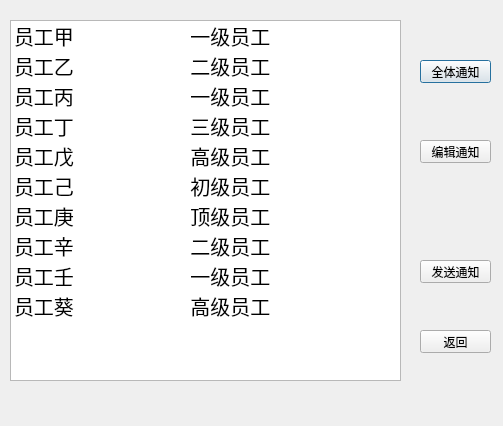
<?xml version="1.0" encoding="UTF-8"?>
<ui version="4.0">
 <class>InforDialog</class>
 <widget class="QDialog" name="InforDialog">
  <property name="geometry">
   <rect>
    <x>0</x>
    <y>0</y>
    <width>503</width>
    <height>426</height>
   </rect>
  </property>
  <property name="windowTitle">
   <string>Dialog</string>
  </property>
  <widget class="QListWidget" name="listWidget">
   <property name="geometry">
    <rect>
     <x>10</x>
     <y>20</y>
     <width>391</width>
     <height>361</height>
    </rect>
   </property>
   <item>
    <property name="text">
     <string>员工甲                     一级员工</string>
    </property>
    <property name="font">
     <font>
      <pointsize>15</pointsize>
     </font>
    </property>
    <property name="icon">
     <iconset resource="Resources.qrc">
      <normaloff>:/image/lisi.png</normaloff>:/image/lisi.png</iconset>
    </property>
    <property name="flags">
     <set>ItemIsSelectable|ItemIsUserCheckable|ItemIsEnabled</set>
    </property>
   </item>
   <item>
    <property name="text">
     <string>员工乙                     二级员工</string>
    </property>
    <property name="font">
     <font>
      <pointsize>15</pointsize>
     </font>
    </property>
    <property name="icon">
     <iconset resource="Resources.qrc">
      <normaloff>:/image/wujiu.png</normaloff>:/image/wujiu.png</iconset>
    </property>
   </item>
   <item>
    <property name="text">
     <string>员工丙                     一级员工</string>
    </property>
    <property name="font">
     <font>
      <pointsize>15</pointsize>
     </font>
    </property>
    <property name="icon">
     <iconset resource="Resources.qrc">
      <normaloff>:/image/sunqi.png</normaloff>:/image/sunqi.png</iconset>
    </property>
   </item>
   <item>
    <property name="text">
     <string>员工丁                     三级员工</string>
    </property>
    <property name="font">
     <font>
      <pointsize>15</pointsize>
     </font>
    </property>
    <property name="icon">
     <iconset resource="Resources.qrc">
      <normaloff>:/image/zhaoliu.png</normaloff>:/image/zhaoliu.png</iconset>
    </property>
   </item>
   <item>
    <property name="text">
     <string>员工戊                     高级员工</string>
    </property>
    <property name="font">
     <font>
      <pointsize>15</pointsize>
     </font>
    </property>
    <property name="icon">
     <iconset resource="Resources.qrc">
      <normaloff>:/image/wangwu.png</normaloff>:/image/wangwu.png</iconset>
    </property>
   </item>
   <item>
    <property name="text">
     <string>员工己                     初级员工</string>
    </property>
    <property name="font">
     <font>
      <pointsize>15</pointsize>
     </font>
    </property>
    <property name="background">
     <brush brushstyle="NoBrush">
      <color alpha="255">
       <red>0</red>
       <green>0</green>
       <blue>0</blue>
      </color>
     </brush>
    </property>
    <property name="icon">
     <iconset resource="Resources.qrc">
      <normaloff>:/image/zhangsan.png</normaloff>:/image/zhangsan.png</iconset>
    </property>
   </item>
   <item>
    <property name="text">
     <string>员工庚                     顶级员工</string>
    </property>
    <property name="font">
     <font>
      <pointsize>15</pointsize>
     </font>
    </property>
    <property name="icon">
     <iconset resource="Resources.qrc">
      <normaloff>:/image/zhouba.png</normaloff>:/image/zhouba.png</iconset>
    </property>
   </item>
   <item>
    <property name="text">
     <string>员工辛                     二级员工</string>
    </property>
    <property name="font">
     <font>
      <pointsize>15</pointsize>
     </font>
    </property>
    <property name="icon">
     <iconset resource="Resources.qrc">
      <normaloff>:/image/zhengshi.png</normaloff>:/image/zhengshi.png</iconset>
    </property>
   </item>
   <item>
    <property name="text">
     <string>员工壬                     一级员工</string>
    </property>
    <property name="font">
     <font>
      <pointsize>15</pointsize>
     </font>
    </property>
    <property name="icon">
     <iconset resource="Resources.qrc">
      <normaloff>:/image/xiongda.png</normaloff>:/image/xiongda.png</iconset>
    </property>
   </item>
   <item>
    <property name="text">
     <string>员工葵                     高级员工</string>
    </property>
    <property name="font">
     <font>
      <pointsize>15</pointsize>
     </font>
    </property>
    <property name="icon">
     <iconset resource="Resources.qrc">
      <normaloff>:/image/zhengshi.png</normaloff>:/image/zhengshi.png</iconset>
    </property>
   </item>
  </widget>
  <widget class="QLabel" name="label">
   <property name="geometry">
    <rect>
     <x>-10</x>
     <y>0</y>
     <width>521</width>
     <height>431</height>
    </rect>
   </property>
   <property name="styleSheet">
    <string notr="true">border-image: url(:/image/background_meitu_2.png);</string>
   </property>
   <property name="text">
    <string/>
   </property>
  </widget>
  <widget class="QPushButton" name="AllInforButton">
   <property name="geometry">
    <rect>
     <x>420</x>
     <y>60</y>
     <width>71</width>
     <height>23</height>
    </rect>
   </property>
   <property name="text">
    <string>全体通知</string>
   </property>
  </widget>
  <widget class="QPushButton" name="EditInforButton">
   <property name="geometry">
    <rect>
     <x>420</x>
     <y>140</y>
     <width>71</width>
     <height>23</height>
    </rect>
   </property>
   <property name="text">
    <string>编辑通知</string>
   </property>
  </widget>
  <widget class="QPushButton" name="SingleInforButton">
   <property name="geometry">
    <rect>
     <x>420</x>
     <y>260</y>
     <width>71</width>
     <height>23</height>
    </rect>
   </property>
   <property name="text">
    <string>发送通知</string>
   </property>
  </widget>
  <widget class="QPushButton" name="ReturnButton">
   <property name="geometry">
    <rect>
     <x>420</x>
     <y>330</y>
     <width>71</width>
     <height>23</height>
    </rect>
   </property>
   <property name="text">
    <string>返回</string>
   </property>
  </widget>
  <zorder>label</zorder>
  <zorder>AllInforButton</zorder>
  <zorder>EditInforButton</zorder>
  <zorder>SingleInforButton</zorder>
  <zorder>ReturnButton</zorder>
  <zorder>listWidget</zorder>
 </widget>
 <resources>
  <include location="Resources.qrc"/>
 </resources>
 <connections/>
</ui>
